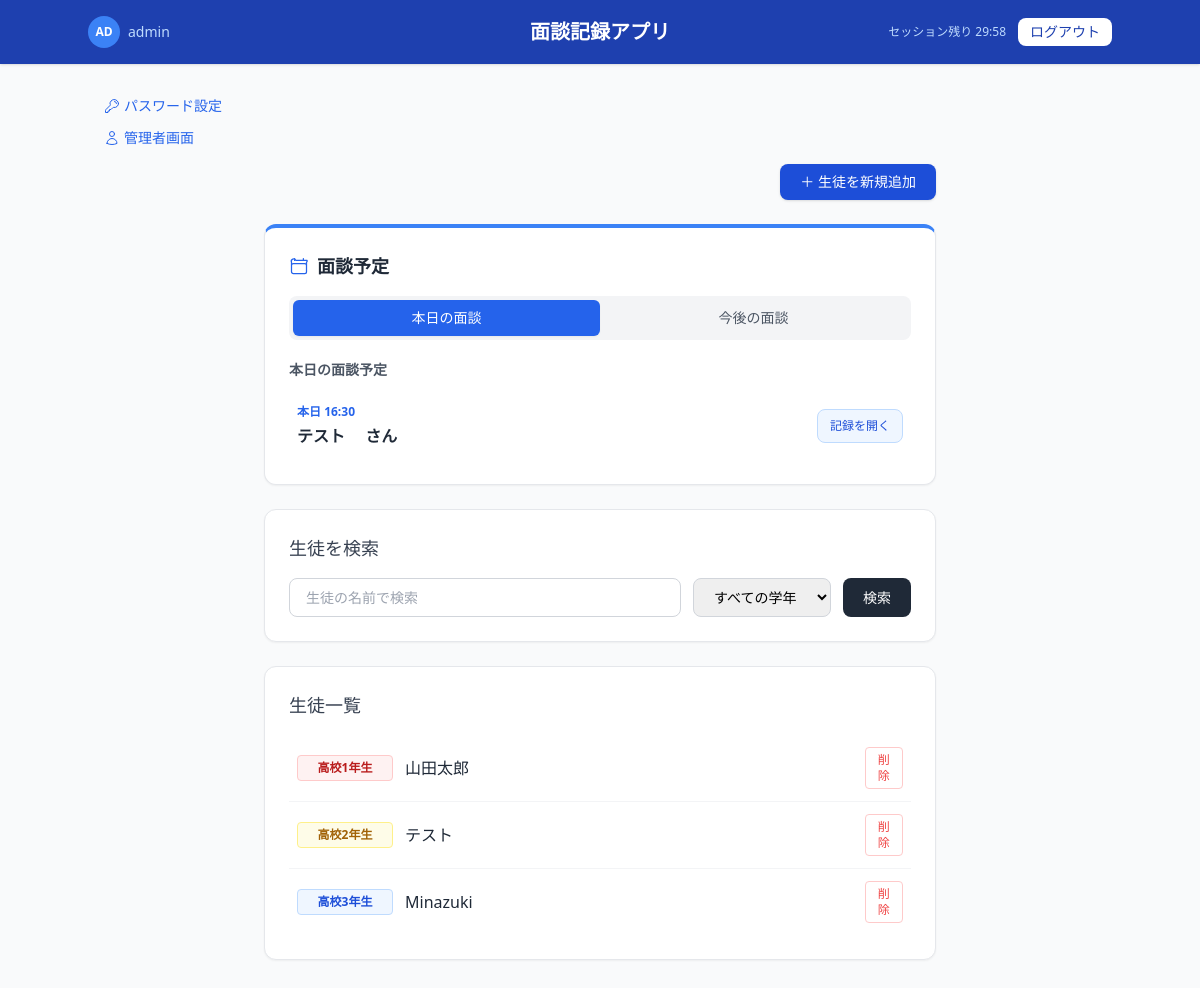
Screenshot of / (signed in) with the database file from the repository.
### app.py (models this page shows, shortened)
class User(UserMixin, db.Model):
    id = db.Column(db.Integer, primary_key=True)
    code = db.Column(db.String(50), unique=True, nullable=False)
    password_hash = db.Column(db.String(200), nullable=False)
    is_admin = db.Column(db.Boolean, default=False)

class Record(db.Model):
    id = db.Column(db.Integer, primary_key=True)
    date = db.Column(db.String(20), nullable=False)
    instructor = db.Column(db.String(100))
    deliverables = db.Column(db.Text)
    assignment = db.Column(db.Text)
    memo = db.Column(db.Text)
    next_meeting_date = db.Column(db.String(20))
    next_meeting_time = db.Column(db.String(5))
    next_instructor = db.Column(db.String(100))
    student_id = db.Column(db.Integer, db.ForeignKey('student.id'), nullable=False)

class Student(db.Model):
    id = db.Column(db.Integer, primary_key=True)
    name = db.Column(db.String(100), nullable=False)
    grade = db.Column(db.String(50), nullable=False)
    school = db.Column(db.String(100), nullable=False)
    records = db.relationship('Record', backref='student', lazy=True)

### app.py (the view)
@app.route('/')
@login_required
def index():
    search_name = request.args.get('search_name', '')
    grade = request.args.get('grade', '')
    today_str = datetime.now().strftime('%Y-%m-%d')
    today_records = Record.query.filter(
        Record.next_instructor == current_user.code,
        Record.next_meeting_date == today_str
    ).order_by(
        Record.next_meeting_time.asc()
    ).all()
    upcoming_records = Record.query.filter(
        Record.next_instructor == current_user.code,
        Record.next_meeting_date > today_str
    ).order_by(
        Record.next_meeting_date.asc(),
        Record.next_meeting_time.asc()
    ).all()
    query = Student.query
    if search_name:
        query = query.filter(Student.name.contains(search_name))
    if grade:
        query = query.filter(Student.grade == grade)
    students = query.all()
    return render_template(
        'index.html',
        students=students,
        today_records=today_records,
        upcoming_records=upcoming_records
    )

### app.py (called while the page is built)
@app.template_filter('grade_color')
def grade_color_filter(grade_str):
    now = datetime.now()
    year = now.year
    if now.month < 4:  # 1月〜3月は前年度として扱う
        year -= 1
    grade_num = 1
    if "2" in grade_str:
        grade_num = 2
    elif "3" in grade_str:
        grade_num = 3
    entrance_year = year - (grade_num - 1)
    color_index = entrance_year % 3
    if color_index == 1:
        return "bg-red-50 border-red-200 text-red-700"          # 赤系
    elif color_index == 0:
        return "bg-yellow-50 border-yellow-200 text-yellow-700"  # 黄系
    else:
        return "bg-blue-50 border-blue-200 text-blue-700"        # 青系

@login_manager.user_loader
def load_user(user_id):
    return User.query.get(int(user_id))

### templates/index.html (shortened to what this page needs)
<!DOCTYPE html>
<html lang="ja">
<head>
    <script src="https://cdn.tailwindcss.com"></script>
</head>
<body class="bg-gray-50 min-h-screen">
    <header class="bg-blue-800 text-white px-6 py-4 shadow">
        <div class="flex items-center justify-between max-w-5xl mx-auto">
            <div class="flex items-center gap-3">
                <a href="/change_password" class="flex items-center gap-2 hover:opacity-80">
                    <div class="w-8 h-8 rounded-full bg-blue-500 flex items-center justify-center text-xs font-semibold">
                        {{ current_user.code[:2].upper() }}
                    </div>
                    <span class="text-sm text-blue-200">{{ current_user.code }}</span>
                </a>
            </div>
            <h1 class="text-xl font-semibold absolute left-1/2 transform -translate-x-1/2">面談記録アプリ</h1>
            <div class="flex items-center gap-3">
                <span id="session-timer" class="text-xs text-blue-200"></span>
                <a href="/logout" class="text-sm bg-white text-blue-800 px-3 py-1 rounded-lg hover:bg-blue-50 transition font-medium">ログアウト</a>
            </div>
        </div>
    </header>
    <main class="max-w-5xl mx-auto px-4 py-8">
        <div class="mb-4 flex flex-col items-start gap-3">
            <a href="/change_password" class="text-blue-600 text-sm hover:underline flex items-center gap-1">
                パスワード設定
            </a>
            {% if current_user.is_admin %}
            <a href="/admin" class="text-blue-600 text-sm hover:underline flex items-center gap-1">
                管理者画面
            </a>
            {% endif %}
        </div>
        <div class="flex justify-end mb-6 max-w-2xl mx-auto">
            <a href="/add_student" class="bg-blue-700 text-white px-5 py-2 rounded-lg text-sm hover:bg-blue-800 transition font-medium shadow">
                ＋ 生徒を新規追加
            </a>
        </div>
        <div class="bg-white rounded-xl shadow-sm border border-gray-200 p-6 mb-6 max-w-2xl mx-auto border-t-4 border-t-blue-500">
            <h2 class="text-lg font-bold text-gray-800 mb-4 flex items-center gap-2">
                面談予定
            </h2>
            <div class="flex bg-gray-100 rounded-lg p-1 mb-5">
                <button
                    id="today-tab"
                    type="button"
                    onclick="showSchedule('today')"
                    class="flex-1 py-2 px-4 rounded-md text-sm font-medium transition bg-blue-600 text-white shadow-sm">
                    本日の面談
                </button>
                <button
                    id="upcoming-tab"
                    type="button"
                    onclick="showSchedule('upcoming')"
                    class="flex-1 py-2 px-4 rounded-md text-sm font-medium transition text-gray-600 hover:text-gray-800">
                    今後の面談
                </button>
            </div>
            <div id="today-schedule">
                <h3 class="text-sm font-semibold text-gray-600 mb-3">
                    本日の面談予定
                </h3>
                <ul class="divide-y divide-gray-100">
                    {% for record in today_records %}
                    <li class="flex items-center justify-between py-3 px-2 hover:bg-gray-50 rounded-lg transition">
                        <div class="flex flex-col">
                            <span class="text-xs text-blue-600 font-bold mb-1">
                                本日
                                {% if record.next_meeting_time %}
                                    {{ record.next_meeting_time }}
                                {% endif %}
                            </span>
                            <a href="/student/{{ record.student_id }}"
                            class="text-gray-800 text-base font-semibold hover:text-blue-700">
                                {{ record.student.name }} さん
                            </a>
                        </div>
                        <a href="/student/{{ record.student_id }}"
                        class="text-xs bg-blue-50 border border-blue-200 text-blue-700 px-3 py-2 rounded-lg hover:bg-blue-100 transition font-medium whitespace-nowrap ml-2">
                            記録を開く
                        </a>
                    </li>
                    {% else %}
                    <li class="py-5 px-2 text-sm text-gray-500 text-center bg-gray-50 rounded-lg border border-dashed border-gray-300">
                        本日の面談予定はありません。
                    </li>
                    {% endfor %}
                </ul>
            </div>
        </div>
        <div class="bg-white rounded-xl shadow-sm border border-gray-200 p-6 mb-6 max-w-2xl mx-auto">
            <h2 class="text-lg font-medium text-gray-700 mb-4">生徒を検索</h2>
            <form action="/" method="GET" class="flex flex-col sm:flex-row gap-3">
                <input type="text" name="search_name" placeholder="生徒の名前で検索" value="{{ request.args.get('search_name', '') }}"
                    class="flex-1 border border-gray-300 rounded-lg px-4 py-2 text-sm focus:outline-none focus:ring-2 focus:ring-blue-500">
                <select name="grade" class="border border-gray-300 rounded-lg px-4 py-2 text-sm focus:outline-none focus:ring-2 focus:ring-blue-500">
                    <option value="">すべての学年</option>
                </select>
                <button type="submit"
                    class="bg-gray-800 text-white px-5 py-2 rounded-lg text-sm hover:bg-gray-900 transition font-medium">
                    検索
                </button>
            </form>
        </div>
        <div class="bg-white rounded-xl shadow-sm border border-gray-200 p-6 max-w-2xl mx-auto">
            <h2 class="text-lg font-medium text-gray-700 mb-4">生徒一覧</h2>
            <ul class="divide-y divide-gray-100">
                {% for student in students %}
                <li class="flex items-center justify-between py-3 px-2">
                    <a href="/student/{{ student.id }}"
                        class="hover:bg-gray-50 rounded-lg transition font-medium flex items-center gap-3 w-full">
                        <span class="text-xs font-semibold border px-2 py-1 rounded w-24 text-center {{ student.grade | grade_color }}">
                            {{ student.grade }}
                        </span>
                        <span class="text-gray-800 text-base hover:text-blue-700">{{ student.name }}</span>
                    </a>
                    <form action="/delete_student/{{ student.id }}" method="POST"
                        onsubmit="return confirm('{{ student.name }}を削除しますか？')"
                        style="margin: 0; padding: 0; margin-left: 1rem;">
                        <button type="submit"
                            class="text-xs text-red-500 hover:text-red-700 border border-red-200 px-2 py-1 rounded bg-white hover:bg-red-50 transition">
                            削除
                        </button>
                    </form>
                </li>
                {% else %}
                <li class="py-3 px-2 text-sm text-gray-500 text-center">該当する生徒が見つかりません。</li>
                {% endfor %}
            </ul>
        </div>
    </main>
</body>
</html>

### rows the page displays
User: code "AD", code "admin"
Record: next_meeting_time "16:30", student.name "テスト"
Student: grade "高校1年生", name "山田太郎"
Student: grade "高校2年生", name "テスト"
Student: grade "高校3年生", name "Minazuki"
